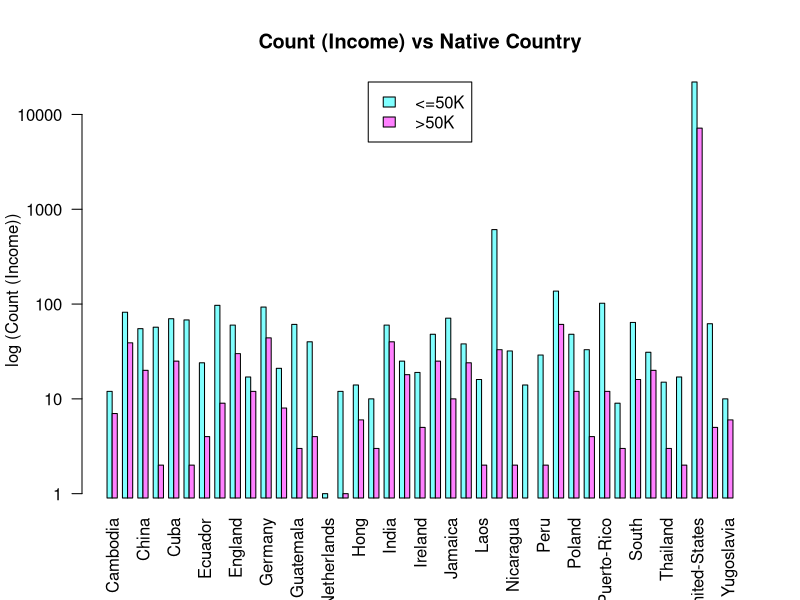
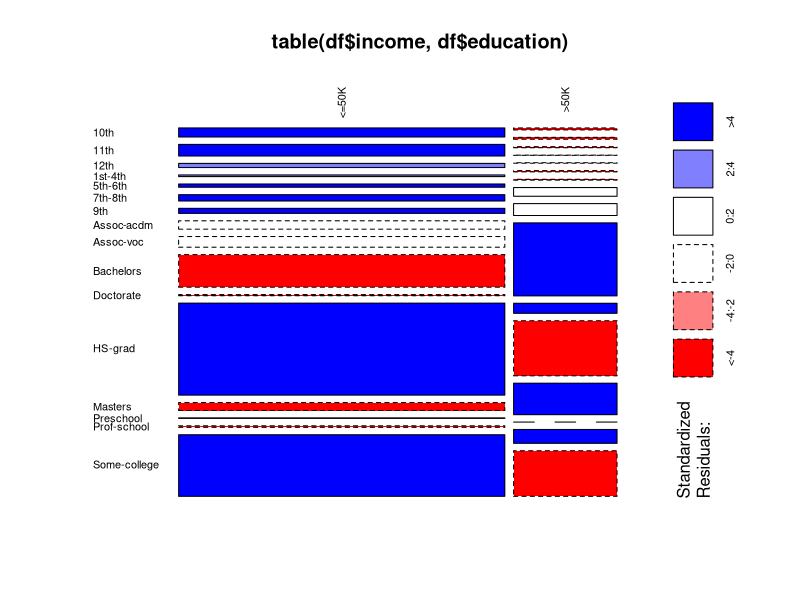
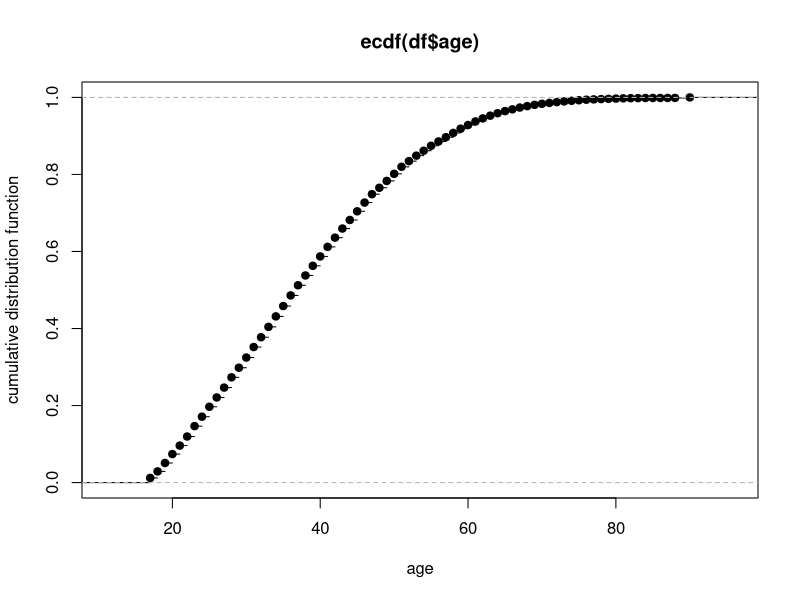

Reproduce these figures in R, in order.
elements <- read.csv("./outcome.csv", head = TRUE,",")

df <- data.frame(elements)

df[df==""] <- NA

colnames(df)

head(df,10)

table(df$race)

counts <- table(df$income, df$nativecountry)

counts[counts==0] <- NA # because log(0) is not defined

barplot(counts, main="Count (Income) vs Native Country",
        ylab="log (Count (Income))",
        col = cm.colors(2),                  # set column colors
        legend = rownames(counts),           # legend variables
        args.legend = list(x = "top"),       # legend position
        las = 2,                             # Rotate x labels name 90 degree
        beside=TRUE,                         # columns of a row come beside 
        log='y',                             # y axis in logarithm
        )


mosaicplot(table(df$income, df$education),
           las = 2,
           shade=TRUE,
           )

plot(ecdf(df$age), xlab="age", ylab="cumulative distribution function")